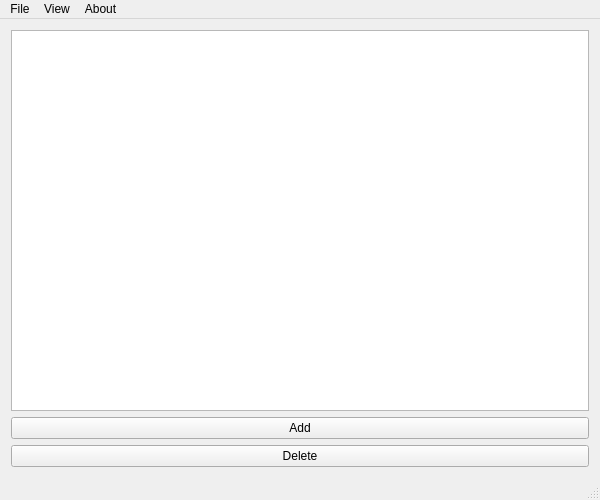
<?xml version="1.0" encoding="UTF-8"?>
<ui version="4.0">
 <class>Table_Main_Window</class>
 <widget class="QMainWindow" name="Table_Main_Window">
  <property name="geometry">
   <rect>
    <x>0</x>
    <y>0</y>
    <width>600</width>
    <height>500</height>
   </rect>
  </property>
  <property name="sizePolicy">
   <sizepolicy hsizetype="Preferred" vsizetype="Preferred">
    <horstretch>0</horstretch>
    <verstretch>0</verstretch>
   </sizepolicy>
  </property>
  <property name="minimumSize">
   <size>
    <width>600</width>
    <height>500</height>
   </size>
  </property>
  <property name="windowTitle">
   <string>Table_Main_Window</string>
  </property>
  <property name="dockOptions">
   <set>QMainWindow::AllowNestedDocks|QMainWindow::AllowTabbedDocks|QMainWindow::AnimatedDocks|QMainWindow::VerticalTabs</set>
  </property>
  <widget class="QWidget" name="centralWidget">
   <layout class="QGridLayout" name="gridLayout_2">
    <item row="0" column="0">
     <layout class="QGridLayout" name="gridLayout">
      <item row="2" column="0">
       <widget class="QPushButton" name="DeleteButton">
        <property name="mouseTracking">
         <bool>false</bool>
        </property>
        <property name="text">
         <string>Delete</string>
        </property>
       </widget>
      </item>
      <item row="1" column="0">
       <widget class="QPushButton" name="AddButton">
        <property name="styleSheet">
         <string notr="true"/>
        </property>
        <property name="text">
         <string>Add</string>
        </property>
       </widget>
      </item>
      <item row="0" column="0">
       <widget class="QTableView" name="tableView">
        <property name="contextMenuPolicy">
         <enum>Qt::DefaultContextMenu</enum>
        </property>
        <property name="layoutDirection">
         <enum>Qt::LeftToRight</enum>
        </property>
        <property name="frameShape">
         <enum>QFrame::StyledPanel</enum>
        </property>
        <property name="frameShadow">
         <enum>QFrame::Plain</enum>
        </property>
        <property name="sizeAdjustPolicy">
         <enum>QAbstractScrollArea::AdjustToContentsOnFirstShow</enum>
        </property>
        <property name="editTriggers">
         <set>QAbstractItemView::DoubleClicked|QAbstractItemView::EditKeyPressed</set>
        </property>
        <property name="verticalScrollMode">
         <enum>QAbstractItemView::ScrollPerPixel</enum>
        </property>
        <attribute name="horizontalHeaderCascadingSectionResizes">
         <bool>false</bool>
        </attribute>
        <attribute name="horizontalHeaderDefaultSectionSize">
         <number>106</number>
        </attribute>
        <attribute name="horizontalHeaderStretchLastSection">
         <bool>true</bool>
        </attribute>
       </widget>
      </item>
     </layout>
    </item>
   </layout>
  </widget>
  <widget class="QMenuBar" name="menuBar">
   <property name="geometry">
    <rect>
     <x>0</x>
     <y>0</y>
     <width>600</width>
     <height>19</height>
    </rect>
   </property>
   <widget class="QMenu" name="menu">
    <property name="title">
     <string>File</string>
    </property>
    <addaction name="actionNew_Table"/>
   </widget>
   <widget class="QMenu" name="menuView">
    <property name="title">
     <string>View</string>
    </property>
    <addaction name="actionTable"/>
    <addaction name="actionDiagram"/>
   </widget>
   <widget class="QMenu" name="menuAbout">
    <property name="title">
     <string>About</string>
    </property>
    <addaction name="actionAbout_me"/>
   </widget>
   <addaction name="menu"/>
   <addaction name="menuView"/>
   <addaction name="menuAbout"/>
  </widget>
  <widget class="QStatusBar" name="statusBar"/>
  <action name="actionNew_Table">
   <property name="text">
    <string>New Table</string>
   </property>
  </action>
  <action name="actionSave">
   <property name="text">
    <string>Save</string>
   </property>
  </action>
  <action name="actionOpen">
   <property name="text">
    <string>Open</string>
   </property>
  </action>
  <action name="actionSave_as">
   <property name="text">
    <string>Save As...</string>
   </property>
  </action>
  <action name="actionTable">
   <property name="text">
    <string>Table</string>
   </property>
  </action>
  <action name="actionDiagram">
   <property name="text">
    <string>Diagram</string>
   </property>
  </action>
  <action name="actionInsert_Row">
   <property name="text">
    <string>Insert Row</string>
   </property>
  </action>
  <action name="actionDelete_Row">
   <property name="text">
    <string>Delete Row</string>
   </property>
  </action>
  <action name="actionAbout_me">
   <property name="text">
    <string>about me</string>
   </property>
  </action>
 </widget>
 <layoutdefault spacing="6" margin="11"/>
 <resources/>
 <connections>
  <connection>
   <sender>AddButton</sender>
   <signal>pressed()</signal>
   <receiver>Table_Main_Window</receiver>
   <slot>addButtonSlot()</slot>
   <hints>
    <hint type="sourcelabel">
     <x>100</x>
     <y>401</y>
    </hint>
    <hint type="destinationlabel">
     <x>304</x>
     <y>410</y>
    </hint>
   </hints>
  </connection>
  <connection>
   <sender>DeleteButton</sender>
   <signal>pressed()</signal>
   <receiver>Table_Main_Window</receiver>
   <slot>deleteButtonSlot()</slot>
   <hints>
    <hint type="sourcelabel">
     <x>482</x>
     <y>411</y>
    </hint>
    <hint type="destinationlabel">
     <x>303</x>
     <y>443</y>
    </hint>
   </hints>
  </connection>
 </connections>
 <slots>
  <slot>addButtonSlot()</slot>
  <slot>deleteButtonSlot()</slot>
 </slots>
</ui>
